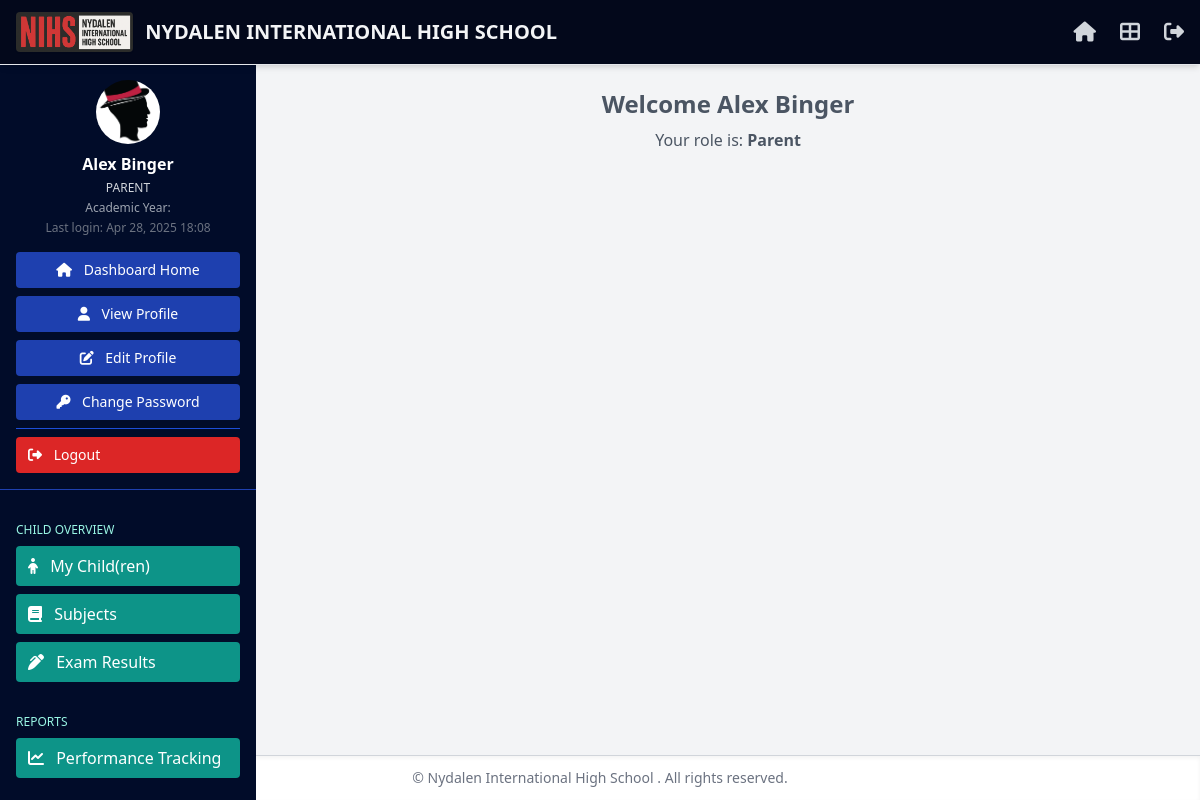
Screenshot of /users/dashboard/admin/ (signed in) with the database file from the repository.
### the_school/models.py (models this page shows, shortened)
class SchoolSettings(models.Model):
    singleton = models.BooleanField(default=True, unique=True)
    school_name = models.CharField(max_length=255, unique=True)
    school_logo = models.ImageField(upload_to=school_logo_upload_path,
        blank=True,
        null=True,
        default='school_logos/no_logo.png')  # Default logo path
    school_motto = models.CharField(max_length=255, blank=True, null=True)
    established_year = models.PositiveIntegerField(
        blank=True, null=True,
        validators=[
            MinValueValidator(1800),
            MaxValueValidator(datetime.now().year)
        ],
        help_text="Year the school was established (must be reasonable)."
    )
    address = models.TextField()
    contact_number = models.CharField(
        max_length=20,
        validators=[RegexValidator(r'^\+?\d{7,15}$', 'Enter a valid contact number.')],
        help_text="Phone number (e.g., +123456789)."
    )
    email_address = models.EmailField()
    website_url = models.URLField(blank=True, null=True)
    accreditation_details = models.ManyToManyField(
        Accreditor, blank=True, related_name="schools"
    )
    social_media_links = models.JSONField(
        default=dict,
        validators=[validate_social_links],
        help_text="JSON format (e.g., {'Facebook': 'https://fb.com/school'})"
    )
    homepage_intro = models.TextField(
        blank=True, null=True,
        help_text="Optional welcome message for homepage (index.html)."
    )
    about_us_title = models.CharField(
        max_length=255, blank=True, null=True,
        help_text="Optional title override for the About Us page."
    )
    about_us_subheading1 = models.CharField(max_length=255, blank=True, null=True)
    about_us_paragraph1 = models.TextField(blank=True, null=True)
    about_us_paragraph2 = models.TextField(blank=True, null=True)
    about_us_subheading2 = models.CharField(max_length=255, blank=True, null=True)
    about_us_paragraph3 = models.TextField(blank=True, null=True)
    contact_us_title = models.CharField(max_length=255, blank=True, null=True)
    contact_us_paragraph1 = models.TextField(blank=True, null=True)
    contact_us_paragraph2 = models.TextField(blank=True, null=True)
    privacy_policy = models.TextField(
        blank=True, null=True,
        help_text="Displayed in privacy_policy.html"
    )
    terms_of_service = models.TextField(
        blank=True, null=True,
        help_text="Displayed in terms_of_service.html"
    )
    created_at = models.DateTimeField(auto_now_add=True)
    updated_at = models.DateTimeField(auto_now=True)
    class Meta:
        verbose_name = "School Settings"
        verbose_name_plural = "School Settings"
        constraints = [
            models.UniqueConstraint(fields=["singleton"], name="unique_school_settings_constraint")
        ]

### users/models.py (models this page shows, shortened)
class User(AbstractUser):
    ROLE_CHOICES = [
        ('admin', 'Admin'),
        ('teacher', 'Teacher'),
        ('student', 'Student'),
        ('parent', 'Parent'),
    ]
    GENDER_CHOICES = [
        ('male', 'Male'),
        ('female', 'Female'),
        ('other', 'Other'),
    ]
    username = None  # Email replaces username
    email = models.EmailField(unique=True, db_index=True)
    first_name = models.CharField(max_length=30)
    initials = models.CharField(max_length=10, blank=True, null=True)
    last_name = models.CharField(max_length=30)
    dob = models.DateField(null=True, blank=True)
    gender = models.CharField(max_length=10, choices=GENDER_CHOICES, blank=True, null=True)
    role = models.CharField(max_length=50, choices=ROLE_CHOICES, default='student', db_index=True)
    phone_number = models.CharField(max_length=15, blank=True, null=True, validators=[phone_validator], db_index=True)
    profile_image = models.ImageField(
        upload_to='profile_photos/',
        default='profile_photos/default.png',
        blank=True,
        null=True
    )
    street_address = models.CharField(max_length=255, blank=True, null=True)
    city = models.CharField(max_length=100, blank=True, null=True)
    state_province = models.CharField(max_length=100, blank=True, null=True)
    postal_code = models.CharField(max_length=20, blank=True, null=True)
    country = CountryField(blank_label='(Select Country)', null=True, blank=True, db_index=True)
    is_active = models.BooleanField(default=True)
    date_joined = models.DateTimeField(auto_now_add=True)
    objects = CustomUserManager()
    USERNAME_FIELD = 'email'
    REQUIRED_FIELDS = ['first_name', 'last_name', 'role']
    groups = models.ManyToManyField(Group, related_name="custom_user_set", blank=True)
    user_permissions = models.ManyToManyField(Permission, related_name="custom_user_permissions_set", blank=True)

### users/views/dashboards/admin_views.py (the view)
# urls.py: path('dashboard/admin/', admin_views.admin_dashboard, name='admin_dashboard'),
@login_required
def admin_dashboard(request):
    return render(request, 'dashboards/admin/admin_dashboard.html')

### the_school/context_processors.py (called while the page is built)
def global_school_data(request):
    current_year = AcademicYear.objects.filter(is_current=True).first()
    school_settings = SchoolSettings.objects.first()
    accreditation_details = school_settings.accreditation_details.all() if school_settings else []
    return {
        'current_year': current_year,               # Active academic year
        'school_settings': school_settings,         # School general settings
        'accreditation_details': accreditation_details,  # Accreditation information
    }

### users/templates/dashboards/admin/admin_dashboard.html (shortened to what this page needs)
{% extends "base/base_dashboard.html" %}
{% block content %}
<div class="text-center text-gray-600">
    <h1 class="text-2xl font-bold">Welcome {{ request.user.get_full_name }}</h1>
    <p class="mt-2">Your role is: <span class="font-semibold">{{ user.get_role_display }}</span></p>
</div>
{% endblock %}

### users/templates/base/base_dashboard.html (shortened to what this page needs)
{% load static %}
<!DOCTYPE html>
<html lang="en">
<head>
    <script src="https://cdn.tailwindcss.com"></script>
    <link href="https://cdnjs.cloudflare.com/ajax/libs/font-awesome/6.4.2/css/all.min.css" rel="stylesheet">
    <link rel="stylesheet" href="{% static 'shared/css/bootstrap_overrides_for_tailwind.css' %}">
</head>
<body class="bg-gray-100 min-h-screen flex flex-col">
    <nav class="bs-navbar-bg text-white border-b shadow-md fixed w-full z-30 top-0">
        <div class="max-w-7xl mx-auto px-4 py-3 flex items-center justify-between">
            <div class="flex items-center space-x-3">
                <img loading="lazy" src="{{ school_settings.school_logo.url|default_if_none:'/static/logos/bivgs_logo.png' }}" alt="Logo" class="h-10 w-auto rounded shadow-sm">
                <span class="text-xl font-bold text-gray-100 hidden sm:block uppercase">
                    {{ school_settings.school_name|default:"BIVGS" }}
                </span>
            </div>
            <div class="flex items-center space-x-6">
                <a href="{% url 'the_school:index' %}" class="text-gray-300 hover:text-white" aria-label="Home">
                    <i class="fas fa-home text-xl"></i>
                </a>
                <a href="{% url 'users:role_dashboard' %}" class="text-gray-300 hover:text-white" aria-label="Dashboard">
                    <i class="fas fa-th-large text-xl"></i>
                </a>
                <form method="post" action="{% url 'users:logout' %}">
                    <button type="submit" class="text-gray-300 hover:text-red-500" aria-label="Logout">
                        <i class="fas fa-sign-out-alt text-xl"></i>
                    </button>
                </form>
            </div>
        </div>
    </nav>
    <div class="flex pt-16">
        <aside id="sidebar" class="w-64 bs-sidebar-bg text-white fixed top-16 left-0 h-screen overflow-y-auto transform transition-transform duration-300 ease-in-out md:translate-x-0 -translate-x-full z-20 pb-24">
            <div class="p-4 border-b border-blue-800 text-center">
                {% if user.profile_image %}
                    <img loading="lazy" src="{{ user.profile_image.url }}" class="h-16 w-16 rounded-full mx-auto mb-2 object-cover" alt="Profile Photo">
                {% endif %}
                <p class="font-semibold mt-2">{{ user.get_full_name }}</p>
                <p class="text-xs text-gray-300 uppercase mt-1">
                    {% if user.role == 'teacher' and user.teacher %}
                        {% if user.teacher.teacher_role == "Other" and user.teacher.custom_teacher_role %}
                            {{ user.teacher.custom_teacher_role }}
                        {% else %}
                            {{ user.teacher.teacher_role }}
                        {% endif %}
                    {% else %}
                        {{ user.get_role_display }}
                    {% endif %}
                </p>
                <p class="text-xs text-gray-400 mt-1">Academic Year: {{ current_year.year }}</p>
                <p class="text-xs text-gray-500 mt-1">Last login: {{ user.last_login|date:"M d, Y H:i" }}</p>
                <div class="mt-4 space-y-2 text-sm">
                    <a href="{% url 'users:role_dashboard' %}" class="block px-3 py-2 rounded bg-blue-800 hover:bg-blue-700 transition focus:ring-2 focus:ring-offset-2 focus:ring-blue-500" aria-label="Dashboard Home">
                        <i class="fas fa-home mr-2"></i> Dashboard Home
                    </a>
                    <a href="{% url 'users:view_profile' %}" class="block px-3 py-2 rounded bg-blue-800 hover:bg-blue-700 transition focus:ring-2 focus:ring-offset-2 focus:ring-blue-500" aria-label="View Profile">
                        <i class="fas fa-user mr-2"></i> View Profile
                    </a>
                    <a href="{% url 'users:edit_profile' %}" class="block px-3 py-2 rounded bg-blue-800 hover:bg-blue-700 transition focus:ring-2 focus:ring-offset-2 focus:ring-blue-500" aria-label="Edit Profile">
                        <i class="fas fa-edit mr-2"></i> Edit Profile
                    </a>
                    <a href="{% url 'users:change_password' %}" class="block px-3 py-2 rounded bg-blue-800 hover:bg-blue-700 transition focus:ring-2 focus:ring-offset-2 focus:ring-blue-500" aria-label="Change Password">
                        <i class="fas fa-key mr-2"></i> Change Password
                    </a>
                    <hr class="my-3 border-blue-700">
                    <form method="post" action="{% url 'users:logout' %}">
                        <button type="submit" class="w-full text-left px-3 py-2 rounded bg-red-600 hover:bg-red-500 transition focus:ring-2 focus:ring-offset-2 focus:ring-red-500" aria-label="Logout">
                            <i class="fas fa-sign-out-alt mr-2"></i> Logout
                        </button>
                    </form>
                </div>
            </div>
            <div class="p-4 space-y-2">
                {% block sidebar_nav_items %}
                    {% if user.role == 'admin' %}
                        {% include 'sidebars/admin_sidebar.html' %}
                    {% elif user.role == 'student' %}
                        {% include 'sidebars/student_sidebar.html' %}
                    {% elif user.role == 'parent' %}
                        {% include 'sidebars/parent_sidebar.html' %}
                    {% else %}
                        {% include 'sidebars/fallback_sidebar.html' %}
                    {% endif %}
                {% endblock %}
            </div>
        </aside>
        <main class="flex-1 md:ml-64 p-6">
            {% block content %}{% endblock %}
        </main>
    </div>
    <footer class="bg-white border-t border-gray-300 text-sm text-center py-3 mt-auto shadow-inner sticky bottom-0 z-10">
        <span class="text-gray-500">© {{ school_settings.school_name|default:"BIVGS" }} {{ now|date:"Y" }}. All rights reserved.</span>
    </footer>
</body>
</html>

### rows the page displays
SchoolSettings: school_logo (picture), school_name "NYDALEN INTERNATIONAL HIGH SCHOOL", school_name "Nydalen International High School"
User: profile_image (picture), get_full_name "Alex Binger", role "PARENT", last_login "Apr 28, 2025 18:08", user.get_full_name "Alex Binger", role "Parent"
